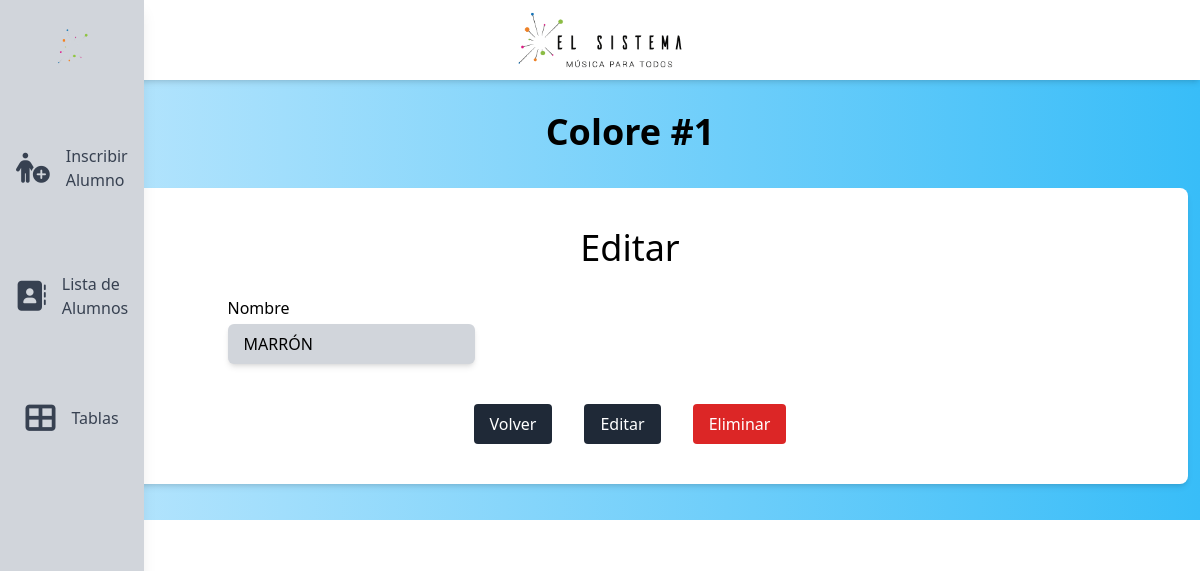
The page /colores/1 on the database as committed earlier.
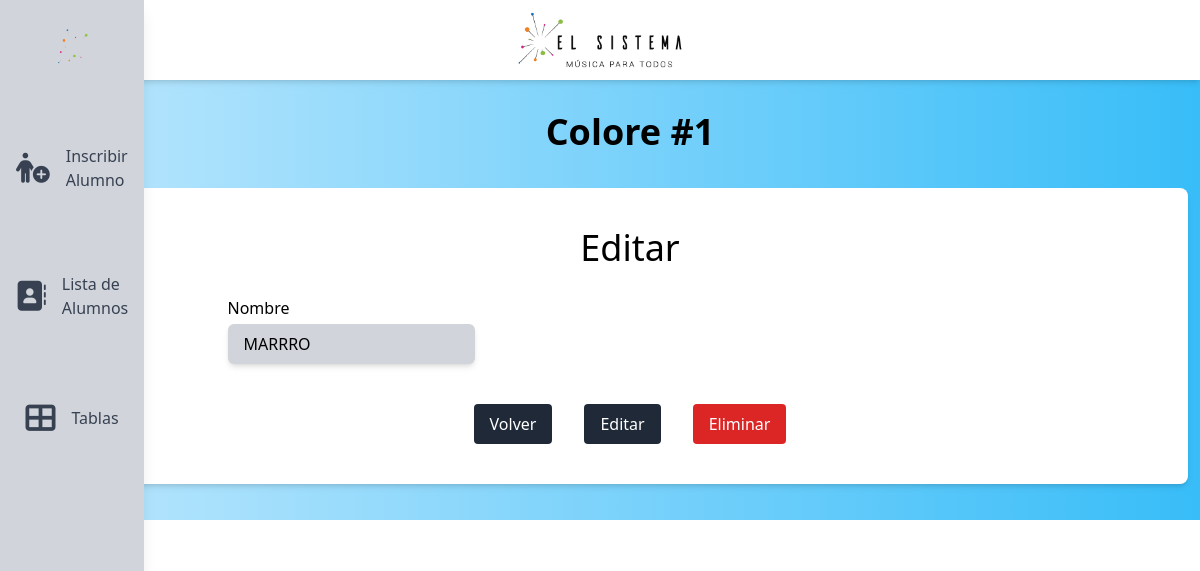
The same page on the database as committed later.
### matricula/models.py (models this page shows, shortened)
class Color(models.Model):
    nombre = models.CharField(max_length=128, blank=True, null=True)
    activo = models.BooleanField(default=True)

### matricula/views.py (the view)
# urls.py: path('colores/<nullable_int:id>', colores, name='colores'),
def colores(request, id):
    return viewset(request,
        Color,
        [
            {
                'name': 'nombre',
                'type': 'text',
                'width': '50'
            },
        ],
        'Colores',
        ColorForm,
        'colores',
        id
    )

### matricula/forms.py
class ColorForm(CustomClassForm):
    class Meta:
        model = Color
        exclude = ('activo',)
        fields = '__all__'

### matricula/helpers.py (called while the page is built)
    def to_python(self, value):
        if value:
            return int(value)
        return None

### matricula/templates/administrador/details.html (shortened to what this page needs)
{% extends "administrador/layout.html" %}
{% block body %}
<h1 class="text-4xl flex items-center font-bold mb-4 justify-center h-[5rem]">{{ title }} #{{ entry.id }}</h1>
<div class="bg-white shadow-md rounded-lg p-6 m-3 mb-9 flex flex-col items-center">
    <h2 class="text-4xl text-center my-4 mb-4 capitalize">Editar</h2>
    <form id="main-form">
        <div class="grid lg:grid-cols-3">
            {% for field in model_form %}
            <div class="flex flex-col mx-4 my-2">
                <div class="flex flex-row my-1">
                    <p>{{ field.name|title }}
                    </p>
                </div>
                {{ field }}
            </div>
        {% endfor %}
        </div>
        <div class="flex justify-start mt-4">
            <button type="button" id="back-buton" class="bg-gray-800 text-white px-4 py-2 m-4 rounded" onclick="goToURL(window.location.href.split('/').slice(0, -1).join('/'))">Volver</button>
            <button type="button" id="edit-button" class="bg-gray-800 text-white px-4 py-2 m-4 rounded hidden" onclick="setFormParams()">Editar</button>
            <button type="button" id="delete-button" class="bg-red-600 text-white px-4 py-2 m-4 rounded" onclick="deleteEntry('{{ entry.id }}');">Eliminar</button>
        </div>
    </form>
</div>
{% endblock %}

### matricula/templates/administrador/layout.html (shortened to what this page needs)
{% load static %}
<!DOCTYPE html>
<html lang="en">
<head>
    <link rel="stylesheet" href="{% static 'styles.css' %}">
    <link rel="stylesheet" href="{% static 'all.min.css' %}">
    <link rel="stylesheet" href="{% static 'select2.min.css' %}">
    <script src="{% static 'tailwind.js' %}"></script>
    <link rel="stylesheet" href="https://cdn.datatables.net/2.1.8/css/dataTables.dataTables.css" />
</head>
<body class="flex flex-col relative">
    <div class="relative w-full bg-white shadow-md" style="height: 5rem;">
        <a href="{% url 'inicio' %}">
            <img src="{% static 'NI-COLOR-H.png' %}" alt="LOGO" class="absolute top-1/2 transform -translate-y-1/2 left-1/2 transform -translate-x-1/2 h-[8rem] w-auto">
        </a>
    </div>
    <div class="hidden z-10 lg:block fixed left-0 h-screen bg-gray-300 lg:w-[5%] hover:w-[12%] transition-all duration-200 shadow-lg group p-4">
        <div class="flex flex-col items-center space-y-20">
            <img src="{% static 'elsistemalogo.png' %}" alt="LOGO" class="h-[3rem] w-auto mx-auto pt-3">
            <a href="/alumnos?form_state=open" class="flex items-center text-gray-700 hover:text-green-800">
                <i class="text-3xl fa-solid fa-person-circle-plus"></i>
            </a>
            <a href="/alumnos/" class="flex items-center text-gray-700 hover:text-green-800">
                <i class="text-3xl fa-solid fa-address-book"></i>
            </a>
            <a href="{% url 'cards' %}" class="flex items-center text-gray-700 hover:text-green-800">
                <i class="text-3xl fa-solid fa-th-large"></i>
            </a>
        </div>
    </div>
    <div class="lg:ml-[5%] bg-gradient-to-r from-sky-200 to-sky-400 lg:w-[95%] w-full h-full">
        {% block body %}
        {% endblock %}
    </div>
</body>
</html>

Rows that differ between the two databases and show on the page:
changed Color id 1: nombre "MARRÓN" → "MARRRO"
